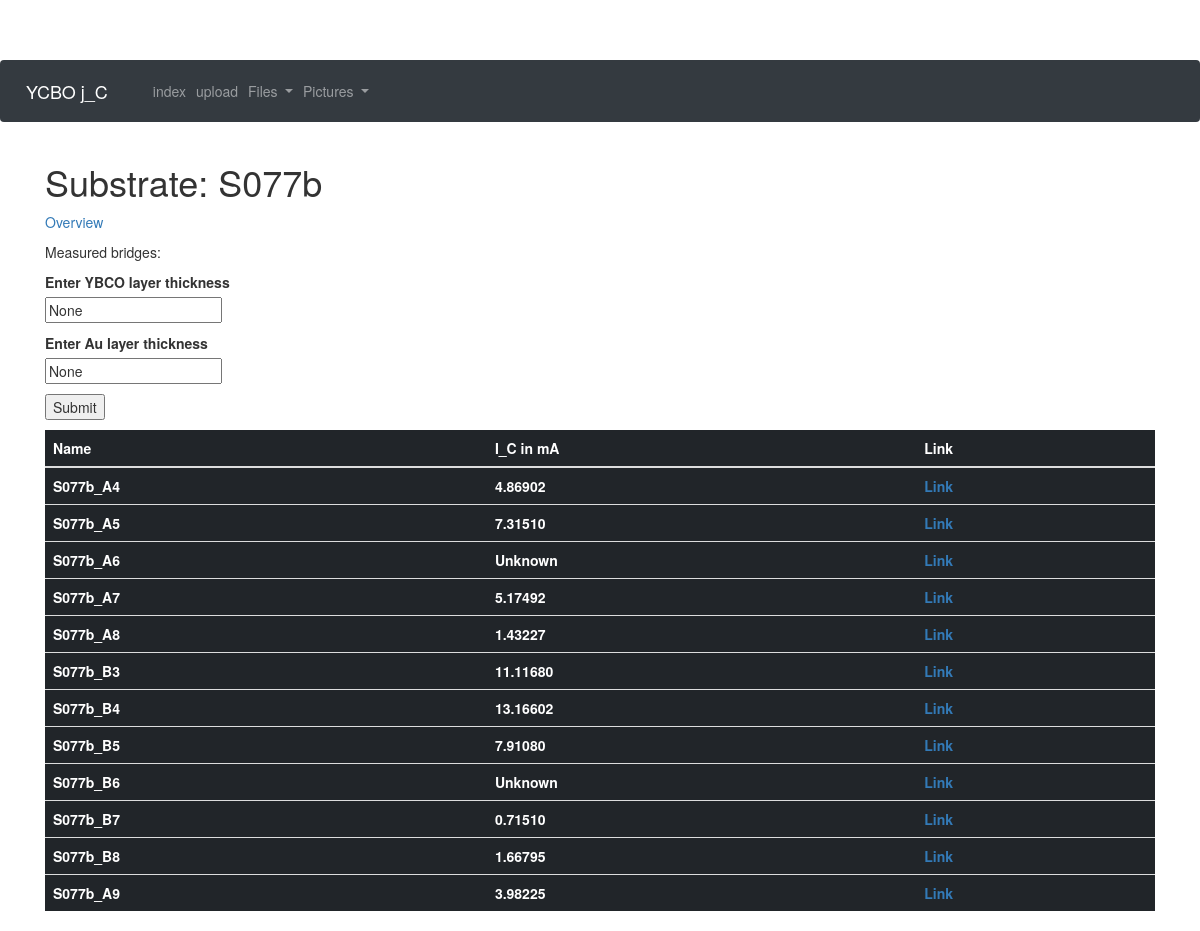
/substrate/S077b, run on the app's committed database.
### app/models.py (models this page shows, shortened)
class Substrate(db.Model):
    id = db.Column(db.Integer, primary_key = True)
    substratename = db.Column(db.String(32))
    Au_layer = db.Column(db.Integer)
    YBCO_layer = db.Column(db.Integer)
    bridges = db.relationship("Bridge", backref = "substrate", lazy="dynamic")

class Bridge(db.Model):
    id = db.Column(db.Integer, primary_key = True)
    substrate_id = db.Column(db.Integer, db.ForeignKey("substrate.id"))
    bridgename = db.Column(db.String(32))
    j_C = db.Column(db.Float)
    res = db.Column(db.Float)
    bridgewitdh = db.Column(db.Float)
    documents = db.relationship("Document", backref = "bridge", lazy = "dynamic")
    pictures = db.relationship("Picture", backref = "bridge", lazy = "dynamic")

### app/routes.py (the view)
@app.route("/substrate/<substratename>", methods=["POST","GET"])
def substrate(substratename):
    substrate = Substrate.query.filter_by(substratename=substratename).first_or_404()
    form = SubstrateEditForm()
    form.YBCO_layer.default = substrate.YBCO_layer
    form.Au_layer.default = substrate.Au_layer
    if request.method =="POST":
        if form.submit_layer.data:
            substrate.YBCO_layer = form.YBCO_layer.data
            substrate.Au_layer = form.Au_layer.data
            db.session.add(substrate)
            db.session.commit()
    return render_template("substrate.html", substrate = substrate, form = form)

### app/forms.py
class SubstrateEditForm(FlaskForm):
    YBCO_layer = StringField("Enter YBCO layer thickness")
    Au_layer = StringField("Enter Au layer thickness")
    submit_layer = SubmitField("Submit")

### app/templates/substrate.html (shortened to what this page needs)
{% extends "base.html" %}
{% block content %}
<h1>Substrate: {{substrate.substratename}}</h1>
<p><a href="{{url_for('index')}}">Overview</a></p>
<p>Measured bridges:<p>
<form action="" method="post">
  <p>
    {{ form.YBCO_layer.label }}<br>
    {{ form.YBCO_layer(value=form.YBCO_layer.default) }}
  </p>
  <p>
    {{ form.Au_layer.label }}<br>
    {{ form.Au_layer(value=form.Au_layer.default) }}
  </p>
  <p>{{ form.submit_layer() }}</p>
</form>
<table class="table table-dark">
  <thead>
    <tr>
      <th scope="col">Name</th>
      <th scope="col">I_C in mA</th>
      <th scope="col">Link</th>
    </tr>
  </thead>
  <tbody>
    {% for bridge in substrate.bridges.all() %}
    <tr>
      <th scope="row">{{ bridge.bridgename }}</th>
      <th>{% if bridge.j_C %}{{ "%.5f"%bridge.j_C }}{% else %}Unknown{% endif %}</th>
      <th><a href="{{url_for('bridge', bridgename = bridge.bridgename) }}">Link</a></th>
    </tr>
    {% endfor %}
  </tbody>
</table>
{% endblock %}

### app/templates/base.html (style rules this page uses)
body { padding-top: 60px; }

### data on the page
Substrate: substratename "S077b"
Bridge: bridgename "S077b_A4", j_C "4.86902"
Bridge: bridgename "S077b_A5", j_C "7.31510"
Bridge: bridgename "S077b_A6", shows "Unknown"
Bridge: bridgename "S077b_A7", j_C "5.17492"
Bridge: bridgename "S077b_A8", j_C "1.43227"
Bridge: bridgename "S077b_B3", j_C "11.11680"
Bridge: bridgename "S077b_B4", j_C "13.16602"
Bridge: bridgename "S077b_B5", j_C "7.91080"
Bridge: bridgename "S077b_B6", shows "Unknown"
Bridge: bridgename "S077b_B7", j_C "0.71510"
Bridge: bridgename "S077b_B8", j_C "1.66795"
Bridge: bridgename "S077b_A9", j_C "3.98225"
